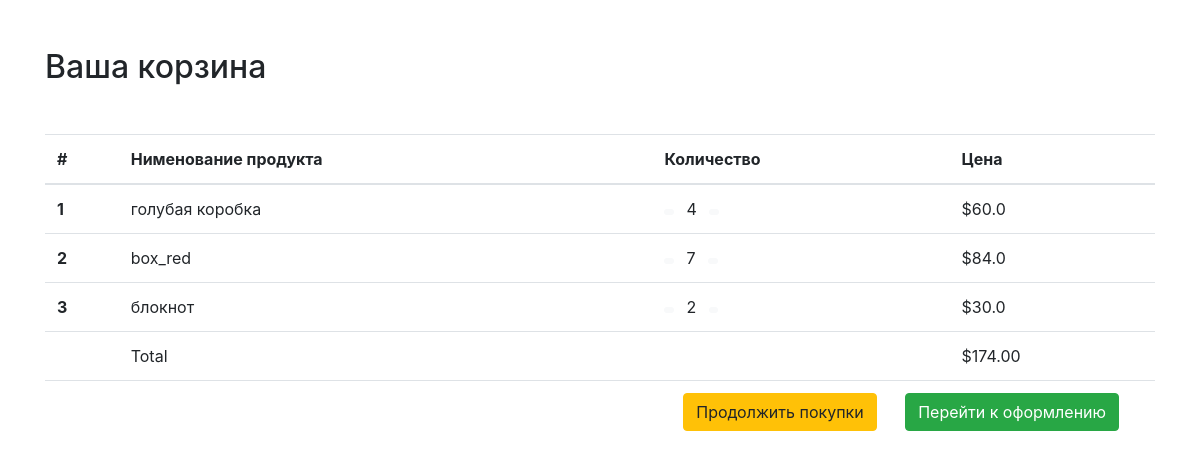
The app's page /cart/ (signed in), older data.
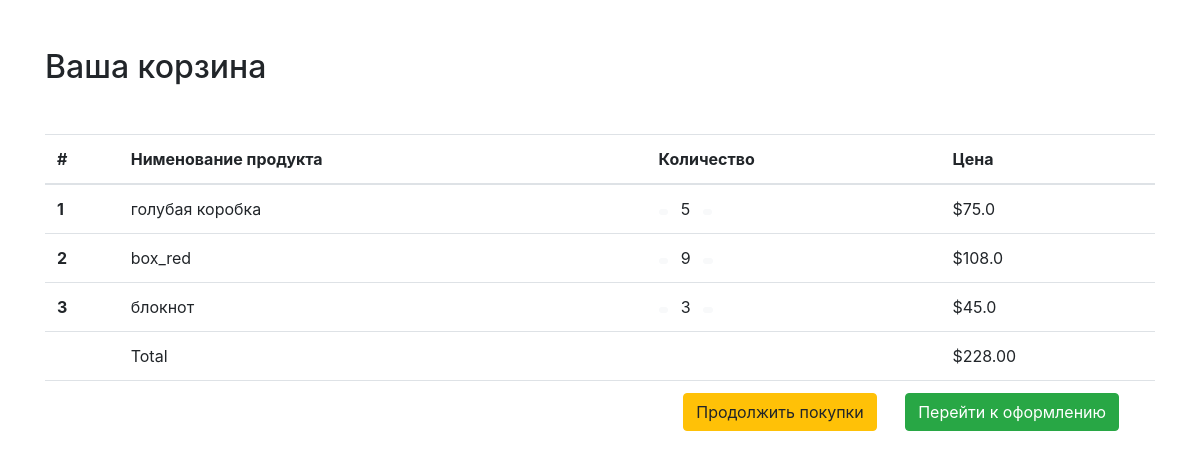
The same page, newer data.
### cart/models.py (models this page shows, shortened)
class Cart(models.Model):
    user = models.ForeignKey(User, on_delete=models.CASCADE)
    item = models.ForeignKey(Product, on_delete=models.CASCADE)
    quantity = models.IntegerField(default=1)
    purchased = models.BooleanField(default=False)
    created = models.DateTimeField(auto_now_add=True)
    def get_total(self):
        total = self.item.price * self.quantity
        floattotal = float("{0:.2f}".format(total))
        return floattotal

class Order(models.Model):
    orderitems  = models.ManyToManyField(Cart)
    user = models.ForeignKey(User, on_delete=models.CASCADE)
    ordered = models.BooleanField(default=False)
    created = models.DateTimeField(auto_now_add=True)
    paymentId = models.CharField(max_length=200, blank=True , null=True)
    orderId = models.CharField(max_length=200, blank=True, null=True)
    def get_totals(self):
        total = 0
        for order_item in self.orderitems.all():
            total += order_item.get_total()
        return total

### products/models.py (models this page shows, shortened)
class  Product(models.Model):
    mainimage = models.ImageField(upload_to='products/', blank=True)
    name = models.CharField(max_length=300)
    slug = models.SlugField()
    category = models.ForeignKey(Category, on_delete=models.CASCADE)
    preview_text = models.TextField(max_length=200, verbose_name='Preview Text')
    detail_text = models.TextField(max_length=1000, verbose_name='Detail Text')
    price = models.FloatField()

### cart/views.py (the view)
# urls.py: path('cart/', CartView, name='cart-home'),
def CartView(request):
    user = request.user
    carts = Cart.objects.filter(user=user, purchased=False)
    orders = Order.objects.filter(user=user, ordered=False)
    if carts.exists():
        if orders.exists():
            order = orders[0]
            return render(request, 'cart/home.html', {"carts": carts, 'order': order})
        else:
            messages.warning(request, "You do not have any item in your Cart")
            return redirect("mainapp:home")
    else:
        messages.warning(request, "You do not have any item in your Cart")
        return redirect("mainapp:home")

### cart/templates/cart/home.html (shortened to what this page needs)
{% extends 'products/base.html' %}
{% block content %}
<div class="container my-5">
<div class="my-5">
	<h2>Ваша корзина</h2>
</div>
<table class="table table-hover">
  <thead>
    <tr>
      <th scope="col">#</th>
      <th scope="col">Нименование продукта</th>
      <th scope="col">Количество</th>
      <th scope="col">Цена</th>
    </tr>
  </thead>
  <tbody>
  	{% for cart in carts %}
    <tr>
      <th scope="row">{{ forloop.counter }}</th>
      <td>{{ cart.item.name }}</td>
      <td>
        <a class="mr-2" href="{% url 'mainapp:decrease-cart' cart.item.slug %}"><span class="badge badge-light"></span></a>
      {{ cart.quantity }}
      <a class="ml-2" href="{% url 'mainapp:cart' cart.item.slug %}" ><span class="badge badge-light"></span></a>
      </td>
      <td>${{ cart.get_total }}</td>
    </tr>
	{% endfor %}
    <tr>
      <th scope="row"></th>
      <td colspan="2">Total</td>
      <td>${{ order.get_totals| floatformat:2 }}</td>
    </tr>
    <tr>
      <th scope="row"></th>
      <td colspan="3" class="text-right ">
        <a href="{% url 'mainapp:home' %}" class="btn btn-warning mr-4" >Продолжить покупки</a>
        <a href="{% url 'checkout:index' %}" class="btn btn-success mr-4">Перейти к оформлению</a>
      </td>
    </tr>
  </tbody>
</table>
</div>
{% endblock %}

Row changes from the older to the newer data that the page shows:
changed Cart "голубая коробка": quantity "4" → "5"; get_total "60.0" → "75.0"
changed Cart "box_red": quantity "7" → "9"; get_total "84.0" → "108.0"
changed Cart "блокнот": quantity "2" → "3"; get_total "30.0" → "45.0"
changed through a linked row, Order: get_totals "174.00" → "228.00"
